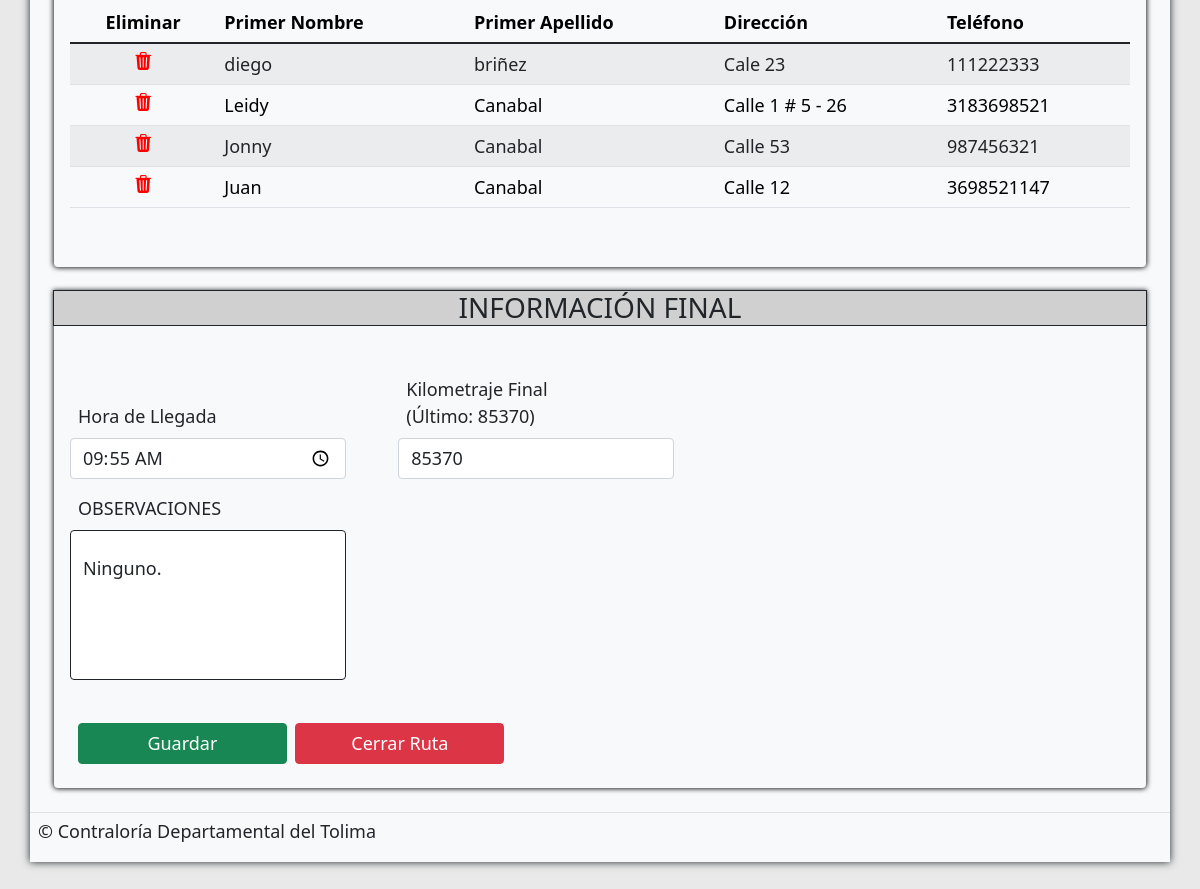
/gestionActivos/generar/ruta/27/ (signed in, lower part), run on an earlier commit of the app's database.
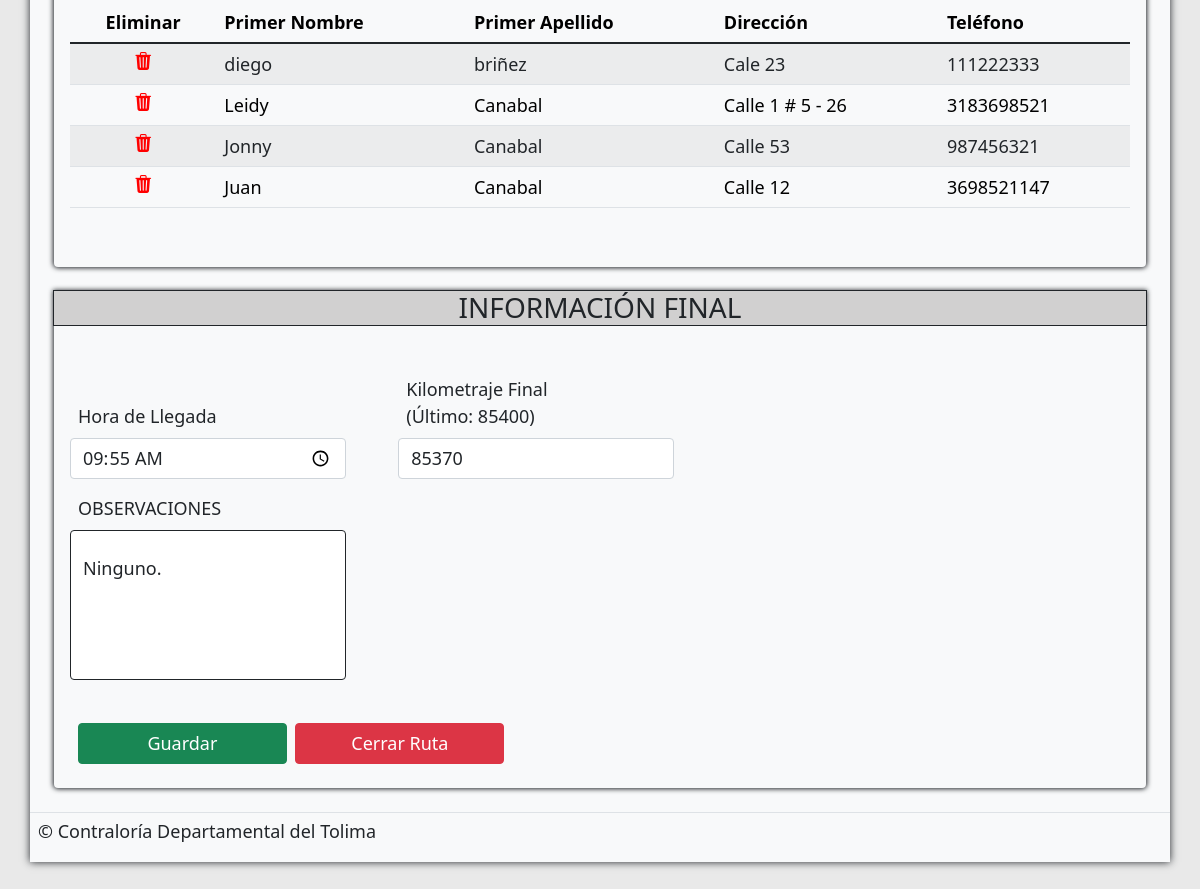
And on a later commit of the database.
### gestionActivos/models.py (models this page shows)
class GenerarRuta(models.Model):
    fkVehiculo=models.ForeignKey(ActivoVehiculo, on_delete=models.CASCADE, verbose_name="Vehículo")
    fkUsuario=models.ForeignKey(Usuario, on_delete=models.CASCADE, verbose_name="Usuario")
    horaSalida=models.TimeField(verbose_name="Hora de Salida", help_text="HH:MM")
    horaRegreso=models.TimeField(verbose_name="Hora de Regreso", help_text="HH:MM", blank=True, null=True)
    fechaSalida=models.DateField(verbose_name="Fecha de Salida", help_text="MM/DD/AAAA")
    fechaRegreso=models.DateField(verbose_name="Fecha de Regreso", help_text="MM/DD/AAAA")
    lugarSalida=models.CharField(max_length=50, verbose_name="Lugar de Salida")
    lugarDestino=models.CharField(max_length=50, verbose_name="Lugar de Destino")
    kilometrajeFinalVehiculo=models.IntegerField(verbose_name="Kilometraje Final", default=0)  # Valor numero (IntegerField) Para sumar Kilometraje!!!!!!
    descripcionRuta=models.TextField(max_length=500, verbose_name="Descripción")
    observacionesRuta=models.TextField(max_length=500, verbose_name="Observaciones", blank=True, null=True)
    class EstadoRuta(models.TextChoices):
        AB='Abierta', _("Abierta")
        CR='Cerrada', _("Cerrada")
    estadoRuta=models.CharField(max_length=10, choices=EstadoRuta.choices, default=EstadoRuta.AB, verbose_name="Estado de la Ruta")

### gestionActivos/views.py (the view, shortened to what this page needs)
# urls.py: path('generar/ruta/', generar_ruta, name="generar-ruta"),
@login_required(login_url='login')
@permission_required('gestionActivos.view_generarruta', 'gestionActivos.view_detalleruta')
def generar_ruta(request,pk=None):
    titulo='Consultar-Ruta'
    if pk==None:
        ruta=None
        detalles=None
        kilometraje= None
    else:
        ruta= GenerarRuta.objects.get(id=pk)
        usuario=Usuario.objects.get(user_id=request.user.id)
        if ruta.fkUsuario == usuario or usuario.tipoUsuario == "Administrador" or usuario.tipoUsuario == "Funcionario":
            detalles=DetalleRuta.objects.filter(fkRuta_id=pk)
            kilometraje=GenerarRuta.objects.filter(fkVehiculo=ruta.fkVehiculo, kilometrajeFinalVehiculo__gt=0).order_by('-fechaRegreso', '-horaRegreso')
            if kilometraje:
                kilometraje=kilometraje[0]
            else:
                kilometraje = None
        else:
            messages.warning(
                request,f"ESTA INTENTANDO INGRESAR A UNA RUTA NO ASOCIADA"
            )
            return redirect('generar-ruta')
    pasajeros= Pasajero.objects.all()
    form=None
    vehiculos=ActivoVehiculo.objects.all()
    usuarios=Usuario.objects.all()
    context={
        'detalles':detalles,
        'titulo':titulo,
        'vehiculos':vehiculos,
        'usuarios':usuarios,
        'form':form,
        'ruta':ruta,
        'pasajeros':pasajeros,
        'kilometraje':kilometraje,
    }
    return render (request, 'gestionActivos/generarRuta.html', context)

### activos/models.py (called while the page is built)
    def __str__(self):
        return "%s" %(self.placaVehiculo)

### main/context_processors.py (called while the page is built)
def sesion(request):
    usuario_actual=request.user
    image_user=r"media/usuarios/default.png"
    usuario=None
    if request.user.is_authenticated:
        if Usuario.objects.filter(user_id=usuario_actual.id):
            image_user=Usuario.objects.get(user_id=usuario_actual.id).foto.url
            usuario=Usuario.objects.get(user_id=usuario_actual.id)
    context={
        'usuario_actual':usuario_actual,
        'image_user':image_user,
        'usuario':usuario
    }
    return context

### usuarios/models.py (called while the page is built)
    def __str__(self):
        return "%s %s" %(self.primerNombre, self.primerApellido)

### main/templates/gestionActivos/generarRuta.html (shortened to what the changed rows need)
{% extends 'partials/body.html' %}
{% load static %}
{% load crispy_forms_tags %}
{% block contenido %}
    {% if ruta == None %}
    <div class="text-center p-2 w-100">
        <h1>Ruta</h1>
    </div>
    <div class="m-4 rounded-bottom mt-5" style="box-shadow: 0px
        0px 5px 1px;">
        <div class="w-100" style="box-shadow: 0px 0px 0px 1px; background-color: rgb(209,
            208, 208);">
            <h3 style="text-align: center;">ABRIR RUTA</h3>
        </div>
        <form action="" method="POST" class="">
            {% csrf_token %}
            <div class="p-3 div-cajas2 w-100">
            <div class="d-inline-block width-20 ms-1 me-5 mitexto" style="font-size: 18px;">
                <label for="basic-url" class="form-label w-75 ps-2">Placa del
                    Vehículo</label>
                <div class="input-group mb-3 w-100">
                    <select class="form-control form-select mitexto" style="font-size: 18px;" name="fkVehiculo"
                        id="id_fkVehiculo" required>
                        <option selected disabled>Seleccione el Vehículo</option>
                        {% for vehiculo in vehiculos %}
                        {% if vehiculo.estadoVehiculo == 'Activo' %}
                        <option value='{{vehiculo.id}}'>{{vehiculo.placaVehiculo}}
                            -
                            {{vehiculo.marcaVehiculo}}</option>
                        {% endif %}
                        {% endfor %}
                    </select>
                </div>
            </div>
            <div class="d-inline-block width-20 ms-1 me-5">
                <label for="basic-url" class="form-label w-75 ps-2">Documento
                    Conductor</label>
                <div class="input-group mb-3 w-100">
                    <select class="form-control form-select mitexto" style="font-size: 18px;" name="fkUsuario"
                        id="id_fkUsuario" required>
                        <option selected disabled>Seleccione el Documento</option>
                        {% for usuario in usuarios %}
                        {% if usuario.tipoUsuario == 'Conductor' %}
                        {% if usuario.estado == '1' %}
                            <option value='{{usuario.id}}'>{{usuario.numeroDocumento}}
                            -
                            {{usuario.primerNombre}}
                            {{usuario.primerApellido}}</option>
                        {% endif %}
                        {% endif %}
                        {% endfor %}
                    </select>
                </div>
            </div>
            <div class="d-inline-block width-20 ms-1 me-5">
                <label for="basic-url" class="form-label w-75 ps-2">Hora de
                    Salida</label>
                <div class="input-group mb-3 w-100">
                    <input type="time" class="form-control horaMinimo mitexto" style="font-size: 18px;" name="horaSalida"
                        id="id_horaSalida" onblur="checktimeval()"
                        aria-describedby="basic-addon3" required>
                </div>
            </div>
            <div class="d-inline-block width-20 ms-1 me-5">
                <label for="basic-url" class="form-label w-75 ps-2">Fecha de
                    Salida</label>
                <div class="input-group mb-3 w-100">
                    <input type="date" class="form-control minimo mitexto" style="font-size: 18px;" name="fechaSalida"
                        id="id_fechaSalida"
                        aria-describedby="basic-addon3" required>
                </div>
            </div>
            <div class="d-inline-block width-20 ms-1 me-5">
                <label for="basic-url" class="form-label w-75 ps-2">Fecha de
                    Regreso</label>
                <div class="input-group mb-3 w-100">
                    <input type="date" class="form-control minimo mitexto" style="font-size: 18px;" name="fechaRegreso"
                        id="id_fechaRegreso"
                        aria-describedby="basic-addon3" required>
                </div>
            </div>
            <div class="d-inline-block width-20 ms-1 me-5">
                <label for="basic-url" class="form-label w-75 ps-2">Lugar de
                    Salida</label>
                <div class="input-group mb-3 w-100">
                    <input type="text" class="form-control mitexto" style="font-size: 18px;" name="lugarSalida"
                        id="id_lugarSalida"
                        aria-describedby="basic-addon3" required minlength="1" maxlength="50">
                </div>
            </div>
            <div class="d-inline-block width-20 ms-1 me-5">
                <label for="basic-url" class="form-label w-75 ps-2">Lugar de
                    Destino</label>
                <div class="input-group mb-3 w-100">
                    <input type="text" class="form-control mitexto" style="font-size: 18px;" name="lugarDestino"
                        id="id_lugarDestino"
                        aria-describedby="basic-addon3" required minlength="1" maxlength="50">
                </div>
            </div>
            <br>
            <div class="d-inline-block me-5 ps-1
                textarea-alarma w-100">
                <label for="basic-url" class="form-label
                    w-75 ps-2">DESCRIPCIÓN</label>
                <div class="form-floating mb-3 w-75
                    height-textarea">
                    <textarea class="form-control border
                        border-dark" name="descripcionRuta" style="height:
                        150px; resize: none;"
                        id="id_descripcionRuta"  required minlength="1" maxlength="500"></textarea>
                </div>
            </div>
            <br>
            <div class="w-100  pe-2">
            <button class="btn btn-success boton-primario mitexto" style="font-size: 18px;" name="generar">Abrir Ruta</button>
            </div>
            </div>
        </form>
    </div>
    {% else %}
    {% if ruta.estadoRuta == 'Abierta' %}
    <div class="m-4 rounded-bottom" style="box-shadow: 0px
        0px 5px 1px;">
        <div class="p-3 div-cajas2 w-100  overflow-auto">
        <table class="table table-striped mitexto" style="font-size: 18px;">
            <thead>
                <tr>
                    <th class="text-center">Eliminar</th>
                    <th>Primer Nombre</th>
                    <th>Primer Apellido</th>
                    <th>Dirección</th>
                    <th>Teléfono</th>
                </tr>
            </thead>
            <tbody>
                {% for detalle in detalles %}
                <tr>
                    <form action="" method="POST">
                        <td class="text-center"><a href="{% url 'eliminar-pasajero' id=detalle.id %}"><i
                                    class="bi bi-trash3-fill mitexto" style="color: red; font-size: 18px;" data-toggle="tooltip" title="Quitar Pasajero"></i></a></td>
                        <td>{{detalle.fkPasajero.primerNombrePasajero}}</td>
                        <td>{{detalle.fkPasajero.primerApellidoPasajero}}</td>
                        <td>{{detalle.fkPasajero.direccionPasajero}}</td>
                        <td>{{detalle.fkPasajero.telefonoPasajero}}</td>
                    </form>
                </tr>
                {% endfor %}
            </tbody>
        </table>
        </div>
        <br>
    </div>
    <div class="m-4 rounded-bottom" style="box-shadow: 0px
        0px
        5px 1px;">
        <form action="" method="POST">
            <div style="box-shadow: 0px 0px 0px 1px; background-color: rgb(209,
                208,
                208);">
                <h3 style="text-align: center;">INFORMACIÓN FINAL</h3>
            </div>
            <br>
            <div class="p-3 div-cajas2 w-100">
            <div class="d-inline-block width-20 me-5">
                <label for="basic-url" class="form-label w-75 ps-2">Hora de
                    Llegada</label>
                <div class="input-group mb-3 w-100">
                    <input type="time" class="form-control mitexto" style="font-size: 18px;" name="horaRegreso"
                        id="id_horaRegreso" aria-describedby="basic-addon3"
                        value="{{ruta.horaRegreso}}" required>
                </div>
            </div>
            <div class="d-inline-block width-20 me-5">
                <label for="basic-url" class="form-label w-75 ps-2">Kilometraje
                    Final (Último: {{kilometraje.kilometrajeFinalVehiculo}})</label>
                <div class="input-group mb-3 w-100">
                    <input type="number" class="form-control mitexto" style="font-size: 18px;"
                        name="kilometrajeFinalVehiculo" min="1" pattern="^[0-9]+" onkeyup="validarNumero(this)"
                        id="id_kilometrajeFinalVehiculo"
                        aria-describedby="basic-addon3" required
                        value="{{ruta.kilometrajeFinalVehiculo}}">
                </div>
            </div>
            <br>
            <div class="d-inline-block me-5
                textarea-alarma">
                <label for="basic-url" class="form-label
                    w-75 ps-2">OBSERVACIONES</label>
                <div class="form-floating mb-3 w-100
                    height-textarea">
                    <textarea class="form-control border
                        border-dark mitexto" style="height:
                        150px; resize: none; font-size: 18px;" name="observacionesRuta"
                        id="id_observacionesRuta" maxlength="500">{{ruta.observacionesRuta}}</textarea>
                </div>
            </div>
            <br>
            <br>
            <div class="w-100 ps-2 pe-2">
            <button class="btn btn-success ps-1 pe-1 me-1 boton-secundario mb-2 mitexto" style="font-size: 18px;"
                name="editar-ruta">Guardar</button>
            <a class="btn btn-block btn-danger boton-secundario mb-2 mitexto" style="font-size: 18px;" href="{% url 'cerrar-ruta' ruta.id %}">Cerrar
                Ruta</a>
            </div>
            </div>
        </form>
    </div>
{% endif %}
{% endif %}
{% endblock contenido %}

What changed in the data, as far as the page shows it:
added GenerarRuta: kilometrajeFinalVehiculo "85400"
Also different on the page:
{{ kilometraje.kilometrajeFinalVehiculo }}: "85370" → "85400"
